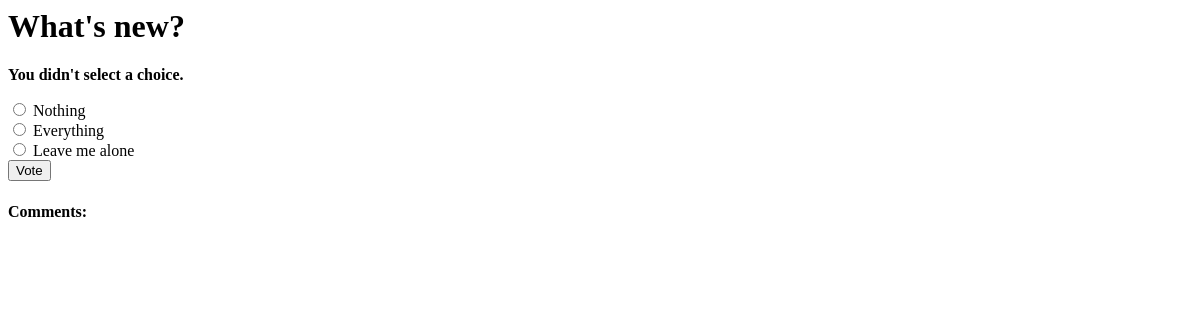
The page /polls/1/vote/ on the database as committed earlier.
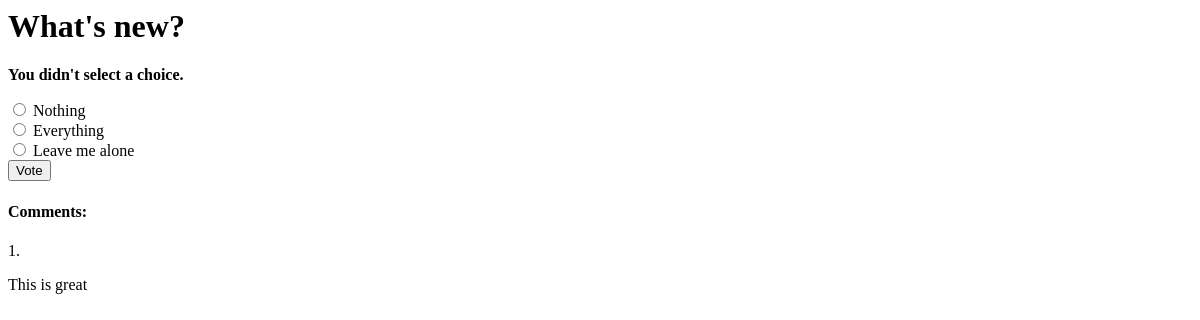
The same page on the database as committed later.
### polls/models.py (models this page shows, shortened)
class Choice(models.Model):
    question = models.ForeignKey(Question, on_delete=models.CASCADE)
    choice_text = models.CharField(max_length=200)
    votes = models.IntegerField(default=0)

class Comment(models.Model):
    question = models.ForeignKey(Question, on_delete=models.CASCADE)
    comment_text = models.CharField(max_length=400)
    pub_date = models.DateTimeField('date published')

### polls/views.py (the view)
# urls.py: path('<int:question_id>/vote/', views.vote, name='vote'),
def vote(request, question_id):
    question = get_object_or_404(Question, pk=question_id)
    try:
        selected_choice = question.choice_set.get(pk=request.POST['choice'])
    except (KeyError, Choice.DoesNotExist):
        return render(request, 'polls/detail.html', {
            'question': question,
            'error_message': "You didn't select a choice.",
        })
    else:
        selected_choice.votes += 1
        selected_choice.save()
        return HttpResponseRedirect(reverse('polls:results', args=(question.id,)))

### polls/templates/polls/detail.html (shortened to what this page needs)
<h1>{{ question.question_text }}</h1>
{% if error_message %}<p><strong>{{ error_message }}</strong></p>{% endif %}
<form action="{% url 'polls:vote' question.id %}" method="post">
{% for choice in question.choice_set.all %}
    <input type="radio" name="choice" id="choice{{ forloop.counter }}" value="{{ choice.id }}">
    <label for="choice{{ forloop.counter }}">{{ choice.choice_text }}</label><br>
{% endfor %}
<input type="submit" value="Vote">
</form>
{% include "./comments.html" %}

### polls/templates/polls/comments.html
<h4>Comments:</h4>
{% for comment in question.comment_set.all %}
    <div>{{ forloop.counter }}.</div>
    <p>{{ comment.comment_text }}</p><br>
{% endfor %}

Rows that differ between the two databases and show on the page:
added Comment: comment_text "This is great"
